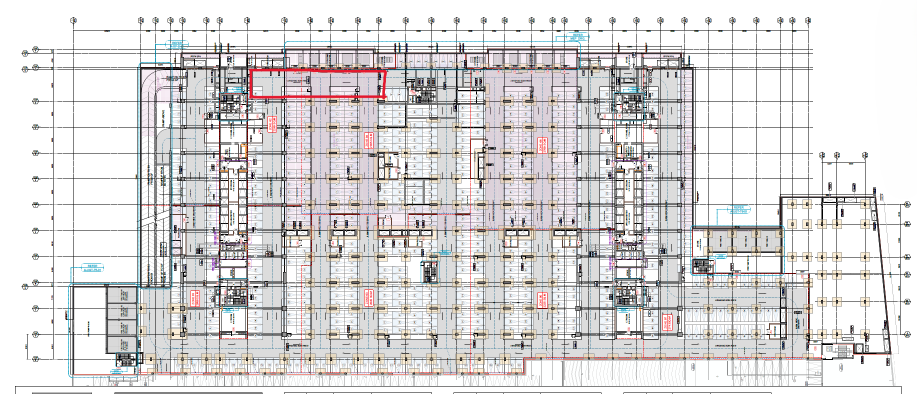
#> input picture input1.png, 1833 x 787 px (shown at 1/2 size)
$ python compare.py
#> lines starting #> are read from the running program, lines starting #| are printed output that depends on the picture; after the words box and inside, x2 and y2 are one past the last pixel; in counts of white or black regions, pixels touching at a corner belong together
import cv2
import numpy as np

# Load images
img1 = cv2.imread('input1.png')
#> img1 is the input picture: shape (787, 1833, 3); mean B, G, R 215.7, 215.2, 217.1
img2 = cv2.imread('var1.png')
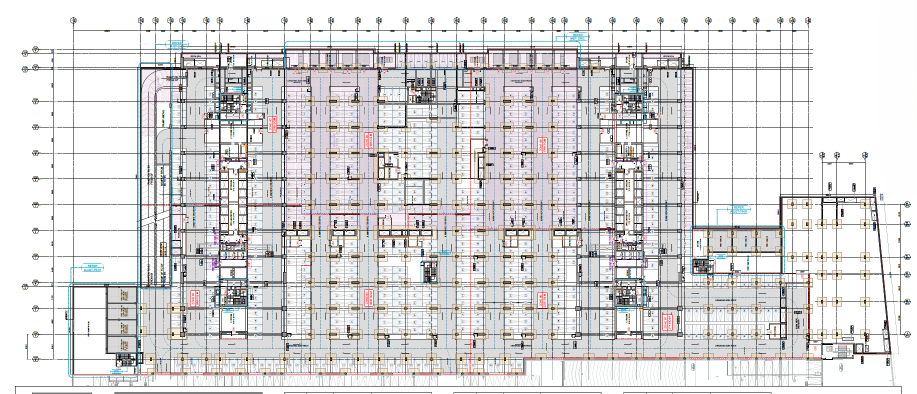
#> input picture var1.png, 1833 x 787 px (shown at 1/2 size)
#> img2 is the input picture: shape (787, 1833, 3); mean B, G, R 216, 215.6, 217
#img3=cv2.imread('var2.png')

# Check if images loaded
if img1 is None or img2 is None:
    print("Error: Could not load images")
    exit()

# Convert to grayscale
gray1 = cv2.cvtColor(img1, cv2.COLOR_BGR2GRAY)
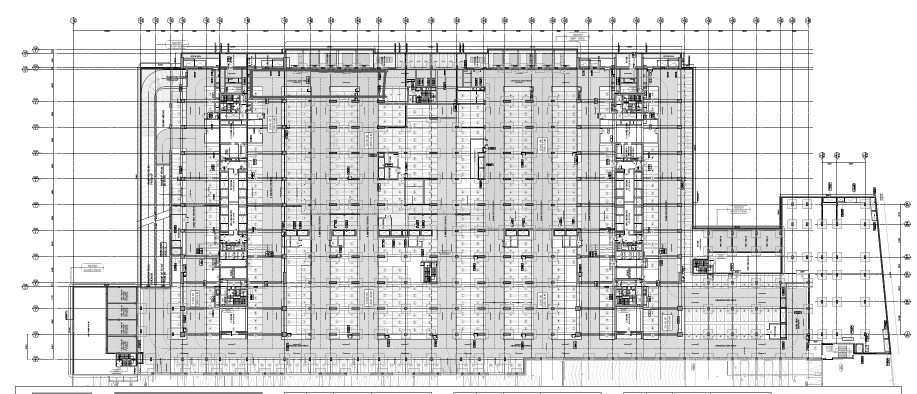
#> gray1: shape (787, 1833) (shown at 1/2 size); min 0, max 255, mean 215.9
gray2 = cv2.cvtColor(img2, cv2.COLOR_BGR2GRAY)

# -------- ALIGNMENT START (ECC) --------
def preprocess_for_alignment(img):
    return cv2.GaussianBlur(img, (5, 5), 0)

def align_images_ecc(gray_ref, gray_target, color_target):
    # Resize target to match reference dimensions first
    h, w = gray_ref.shape
#> h = 787; w = 1833
    gray_target_resized = cv2.resize(gray_target, (w, h))
    color_target_resized = cv2.resize(color_target, (w, h))

    # Preprocess for alignment only
    ref_pre = preprocess_for_alignment(gray_ref)
#> in preprocess_for_alignment, `return cv2.GaussianBlur(img, (5, 5), 0)`:
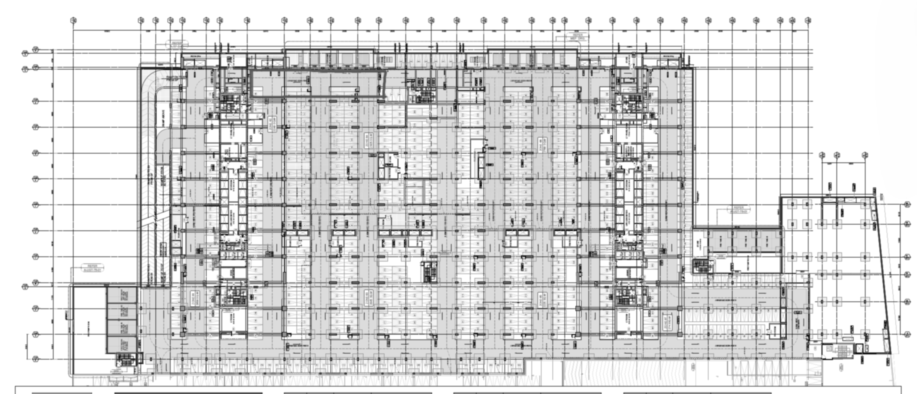
#> returned value: shape (787, 1833) (shown at 1/2 size); min 12, max 255, mean 215.8
    tgt_pre = preprocess_for_alignment(gray_target_resized)

    # Float32 needed by ECC
    ref_f = ref_pre.astype(np.float32)
    tgt_f = tgt_pre.astype(np.float32)

    warp_matrix = np.eye(2, 3, dtype=np.float32)
    criteria = (
        cv2.TERM_CRITERIA_EPS | cv2.TERM_CRITERIA_COUNT,
        1000,
        1e-6
    )

    try:
        _, warp_matrix = cv2.findTransformECC(
            ref_f, tgt_f,
            warp_matrix, cv2.MOTION_EUCLIDEAN, criteria
        )
#> warp_matrix = [[1, -1.71e-05, 0.00727], [1.71e-05, 1, -0.0329]]
        aligned_color = cv2.warpAffine(
            color_target_resized, warp_matrix, (w, h),
            flags=cv2.INTER_LINEAR + cv2.WARP_INVERSE_MAP
        )
        print("ECC alignment successful")
        return aligned_color

    except cv2.error as e:
        print(f"ECC failed: {e} — using resized only")
        return color_target_resized

aligned_img2 = align_images_ecc(gray1, gray2, img2)

# Update gray2 from aligned color image
gray2 = cv2.cvtColor(aligned_img2, cv2.COLOR_BGR2GRAY)
# -------- ALIGNMENT END --------

# Overlay to check alignment quality
overlay = cv2.addWeighted(gray1, 0.5, gray2, 0.5, 0)
cv2.imshow("Overlay (check ghosting here)", overlay)

# Compute difference
diff = cv2.absdiff(gray1, gray2)
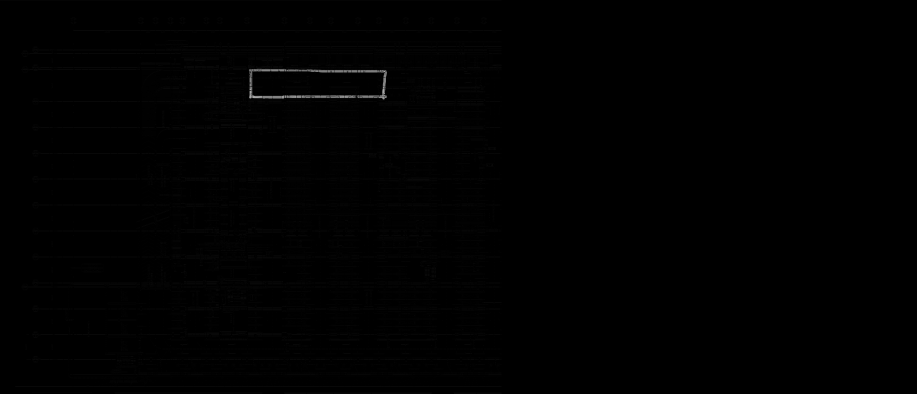
#> diff: shape (787, 1833) (shown at 1/2 size); min 0, max 168, mean 0.7

# Threshold
_, thresh = cv2.threshold(diff, 15, 255, cv2.THRESH_BINARY)
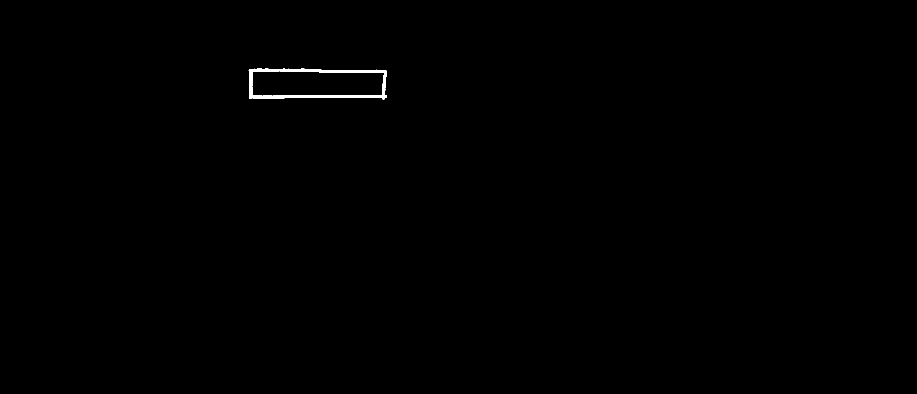
#> thresh: shape (787, 1833) (shown at 1/2 size); 0.25% white; 1 white region, box (x1, y1, x2, y2) and area: (497, 137, 774, 199) 3625

# Noise cleaning
kernel = np.ones((3, 3), np.uint8)
clean = cv2.morphologyEx(thresh, cv2.MORPH_OPEN, kernel)
#> clean: shape (787, 1833); 0.25% white; 5 white regions

# Find contours
contours, _ = cv2.findContours(clean, cv2.RETR_EXTERNAL, cv2.CHAIN_APPROX_SIMPLE)
#> contours = 5 contours; box (x1, y1, x2, y2) and area: (573, 137, 774, 199) 1314, (498, 174, 602, 198) 606, (603, 190, 712, 196) 522, (508, 137, 572, 143) 272, (498, 138, 507, 173) 202

# Draw bounding boxes — uncomment the area filter once alignment is confirmed working
output = img1.copy()
for cnt in contours:
    area = cv2.contourArea(cnt)
    if area < 500:  # filtering small noise — tune this number
        continue
    x, y, w, h = cv2.boundingRect(cnt)
    cv2.rectangle(output, (x, y), (x+w, y+h), (0, 0, 255), 2)
#> this loop made 5 passes
#> (area, x, y, w, h) on passes 1, 2, 4: (522.5, 603, 190, 109, 6), (606.5, 498, 174, 104, 24), (1313.5, 573, 137, 201, 62)
#> area on passes 3, 5: 201.5, 272
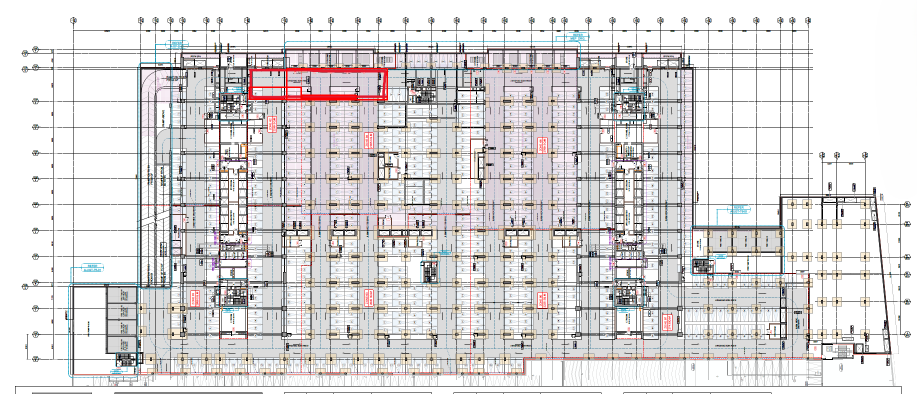
#> output: shape (787, 1833, 3) (shown at 1/2 size); 0.2% of pixels changed, all inside (x1, y1, x2, y2) = (497, 136, 776, 201)

# Show results
cv2.imshow("Original 1", img1)
cv2.imshow("Original 2", img2)
cv2.imshow("Difference", diff)
cv2.imshow("Threshold", thresh)
cv2.imshow("Cleaned", clean)
cv2.imshow("Final Output", output)
cv2.waitKey(0)
cv2.destroyAllWindows()
